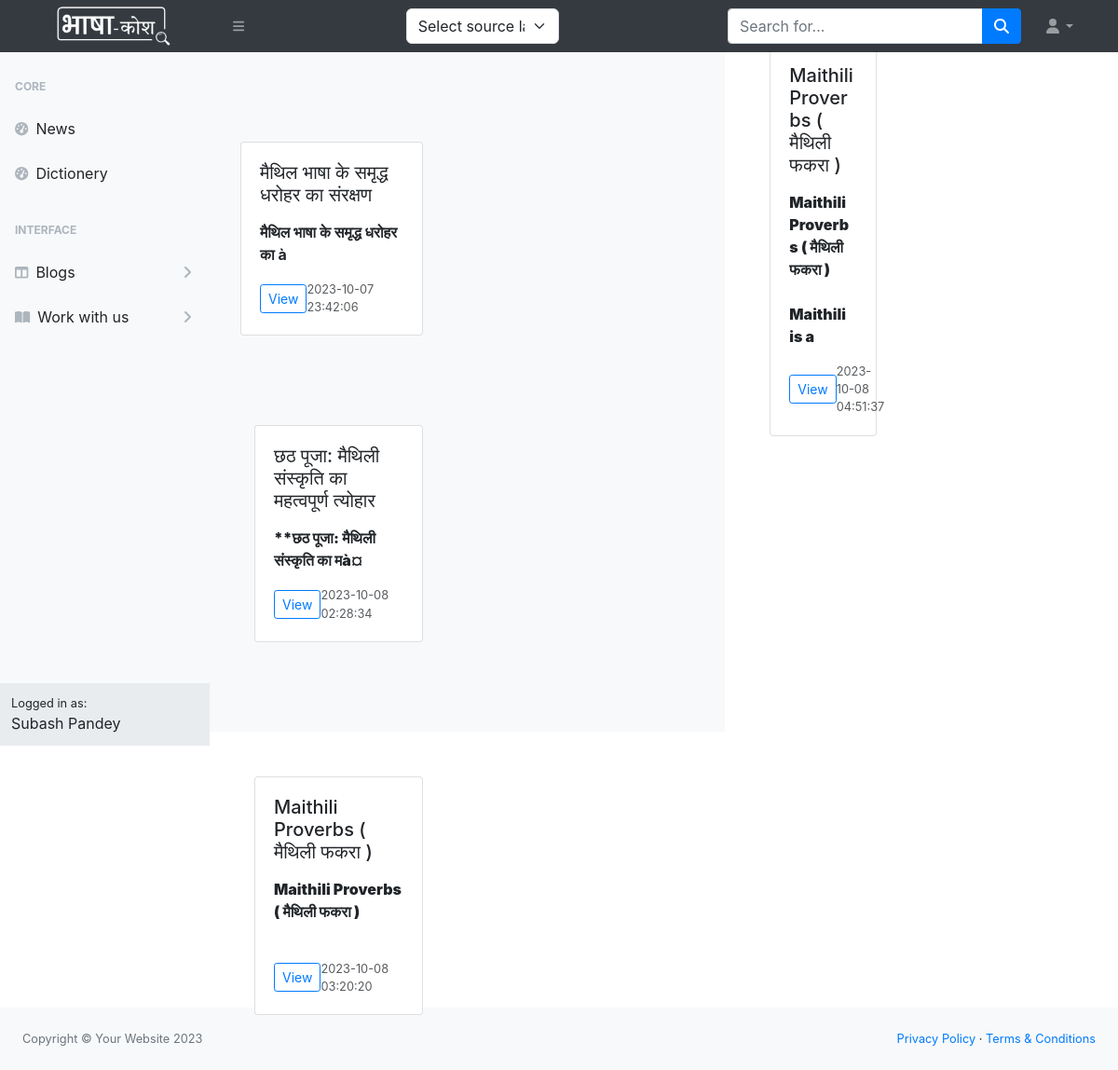
Screenshot of /profile/dashboard/read-blog.php (signed in) with the database file from the repository.
### tables this page shows
CREATE TABLE `blogs` (
  `id` int NOT NULL,
  `email` varchar(255) NOT NULL,
  `title` varchar(255) NOT NULL,
  `language` varchar(50) NOT NULL,
  `categories` varchar(255) DEFAULT NULL,
  `content` text NOT NULL,
  `created_at` timestamp NULL DEFAULT CURRENT_TIMESTAMP,
  `updated_at` timestamp NULL DEFAULT CURRENT_TIMESTAMP ON UPDATE CURRENT_TIMESTAMP
);

### profile/dashboard/read-blog.php (the view, shortened to what this page needs)
<?php
include("header.php");
require("../../database.php");
?>
<link rel="stylesheet" href="https://maxcdn.bootstrapcdn.com/bootstrap/4.5.2/css/bootstrap.min.css">
<div class="album py-5 bg-body-tertiary">
    <div class="row">
        <?php
        $query = "SELECT * FROM blogs";
        $result = $con->query($query);
        while ($row = $result->fetch_assoc()) {
            ?>
            <div class="col-sm-6 mb-3 mb-sm-0 p-5">
                <div class="card">
                    <div class="card-body">
                        <h5 class="card-title">
                            <?php echo $row["title"]; ?>
                        </h5>
                        <p class="card-text">
                            <?php echo substr($row["content"], 0, 100); ?>
                        </p>
                        <div class="d-flex justify-content-between align-items-center">
                            <div class="btn-group">
                                <a href="view-blog.php?id=<?php echo $row["id"] ?>"
                                    class="btn btn-sm btn-outline-primary">View</a>
                            </div>
                            <small class="text-body-secondary">
                                <?php echo $row["created_at"] ?>
                            </small>
                        </div>
                    </div>
                </div>
            </div>
        </div>
    <?php } ?>
<?php include("footer.php"); ?>

### profile/dashboard/header.php (shortened to what this page needs)
<?php
$name=$_SESSION["name"];
?>
<!DOCTYPE html>
<html lang="en">
    <head>
        <link href="https://cdn.jsdelivr.net/npm/simple-datatables@7.1.2/dist/style.min.css" rel="stylesheet" />
        <link href="css/styles.css" rel="stylesheet" />
    </head>
    <body class="sb-nav-fixed">
<link href="https://cdn.jsdelivr.net/npm/bootstrap@5.5.3/dist/css/bootstrap.min.css" rel="stylesheet">
<link href="https://cdnjs.cloudflare.com/ajax/libs/bootstrap-3-typeahead/4.0.2/bootstrap3-typeahead.min.css" rel="stylesheet">
        <nav class="sb-topnav navbar navbar-expand navbar-dark bg-dark">
            <a class="navbar-brand ps-3" href="#">
                <span class="navbar-brand-text logo"><img src="../../images/Bhasha-Kosh Logo (1).png" style="width: 180px; height: auto;" /></span>
            </a>
            <button class="btn btn-link btn-sm order-1 order-lg-0 me-4 me-lg-0" id="sidebarToggle" href="#!"><i class="fas fa-bars"></i></button>
    <div class="col-md-2 ms-auto me-0 me-md-3 my-2 my-md-0">
    <select class="form-select" aria-label="Select source language" id="sourceLanguage" onchange="navigateToPage()">
        <option>Select source language</option>
    </select>
</div>
            <form class="d-none d-md-inline-block form-inline ms-auto me-0 me-md-3 my-2 my-md-0">
                <div class="input-group">
                 <input class="form-control" type="text" placeholder="Search for..." aria-label="Search for blogs" aria-describedby="btnNavbarSearch" id="searchInput" />
                    <button class="btn btn-primary" id="btnNavbarSearch" type="button"><i class="fas fa-search"></i></button>
                </div>
            </form>
            <ul class="navbar-nav ms-auto ms-md-0 me-3 me-lg-4">
                <li class="nav-item dropdown">
                    <a class="nav-link dropdown-toggle" id="navbarDropdown" href="#" role="button" data-bs-toggle="dropdown" aria-expanded="false"><i class="fas fa-user fa-fw"></i></a>
                </li>
            </ul>
        </nav>
        <div id="layoutSidenav">
            <div id="layoutSidenav_nav">
                <nav class="sb-sidenav accordion sb-sidenav-light" id="sidenavAccordion">
                    <div class="sb-sidenav-menu">
                        <div class="nav">
                            <div class="sb-sidenav-menu-heading">Core</div>
                            <a class="nav-link" href="index.php">
                                <div class="sb-nav-link-icon"><i class="fas fa-tachometer-alt"></i></div>
                                News
                            </a>
                            <a class="nav-link" href="dictionary.php">
                                <div class="sb-nav-link-icon"><i class="fas fa-tachometer-alt"></i></div>
                                Dictionery
                            </a>
                            <div class="sb-sidenav-menu-heading">Interface</div>
                            <a class="nav-link collapsed" href="#" data-bs-toggle="collapse" data-bs-target="#collapseLayouts" aria-expanded="false" aria-controls="collapseLayouts">
                                <div class="sb-nav-link-icon"><i class="fas fa-columns"></i></div>
                                Blogs
                                <div class="sb-sidenav-collapse-arrow"><i class="fas fa-angle-down"></i></div>
                            </a>
                            <a class="nav-link collapsed" href="#" data-bs-toggle="collapse" data-bs-target="#collapsePages" aria-expanded="false" aria-controls="collapsePages">
                                <div class="sb-nav-link-icon"><i class="fas fa-book-open"></i></div>
                                Work with us
                                <div class="sb-sidenav-collapse-arrow"><i class="fas fa-angle-down"></i></div>
                            </a>
                    </div>
                    <div class="sb-sidenav-footer fixed-bottom">
                        <div class="small">Logged in as:</div>
                        <?php echo $name;?>
                    </div>
                </nav>
            </div>
            <div id="layoutSidenav_content">

### profile/dashboard/footer.php (shortened to what this page needs)
<footer class="py-4 bg-light mt-auto ">
                    <div class="container-fluid px-4">
                        <div class="d-flex align-items-center justify-content-between small">
                            <div class="text-muted">Copyright &copy; Your Website 2023</div>
                            <div>
                                <a href="#">Privacy Policy</a>
                                &middot;
                                <a href="#">Terms &amp; Conditions</a>
                            </div>
                        </div>
                    </div>
                </footer>
    </body>
</html>

### rows the page displays
blogs: title "मैथिल भाषा के समृद्ध धरोहर का संरक्षण", content "मैथिल भाषा के समृद्ध धरोहर का à", created_at "2023-10-07 23:42:06"
blogs: title "छठ पूजा: मैथिली संस्कृति का महत्वपूर्ण त्योहार", content "**छठ पूजा: मैथिली संस्कृति का मà¤", created_at "2023-10-08 02:28:34"
blogs: title "Maithili Proverbs ( मैथिली फकरा )", content "Maithili Proverbs ( मैथिली फकरा )", created_at "2023-10-08 03:20:20"
blogs: title "Maithili Proverbs ( मैथिली फकरा )", content "Maithili Proverbs ( मैथिली फकरा ) Maithili is a", created_at "2023-10-08 04:51:37"

### other values shown
$name "Subash Pandey"
